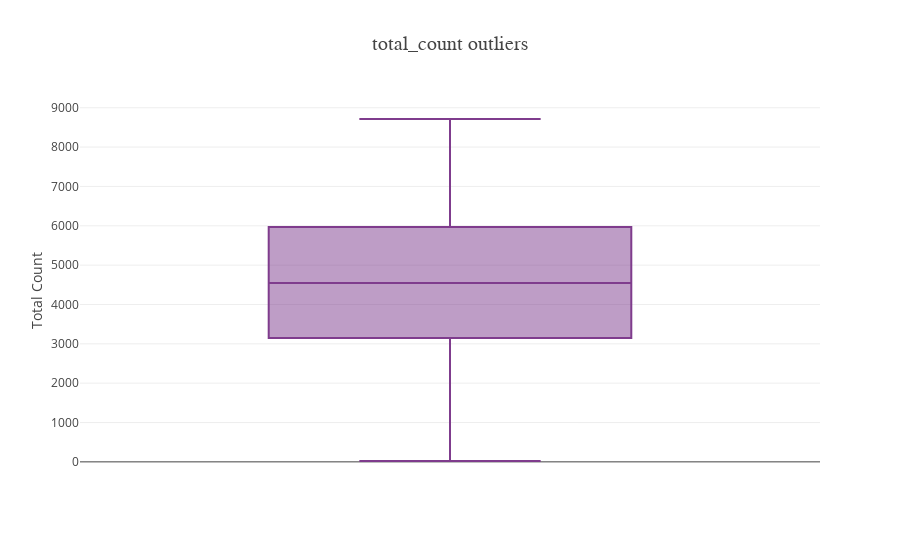

Source (notebook cell):
### Code cell
fig = px.box(df, y='total_count', 
             title='total_count outliers', 
             labels={'total_count': 'Total Count'}, 
            color_discrete_sequence=px.colors.qualitative.Bold,)

fig.update_layout(title_font_size=20, title_font_family='Arial')
fig.show()

### Figure 1 — Plotly figure (JSON) as saved in the notebook; plotly's stock layout.template omitted (floating-point values rounded to 4 significant figures; data arrays with more than 128 entries replaced by an {"elided": "..."} marker saying what was removed)
{"data": [{"alignmentgroup": "True", "hovertemplate": "Total Count=%{y}<extra></extra>", "legendgroup": "", "marker": {"color": "rgb(127, 60, 141)"}, "name": "", "notched": false, "offsetgroup": "", "orientation": "v", "showlegend": false, "type": "box", "x0": " ", "xaxis": "x", "y": {"elided": "731 int values"}, "y0": " ", "yaxis": "y"}], "layout": {"boxmode": "group", "legend": {"tracegroupgap": 0}, "title": {"font": {"family": "Arial", "size": 20}, "text": "total_count outliers"}, "xaxis": {"anchor": "y", "domain": [0, 1]}, "yaxis": {"anchor": "x", "domain": [0, 1], "title": {"text": "Total Count"}}}}
